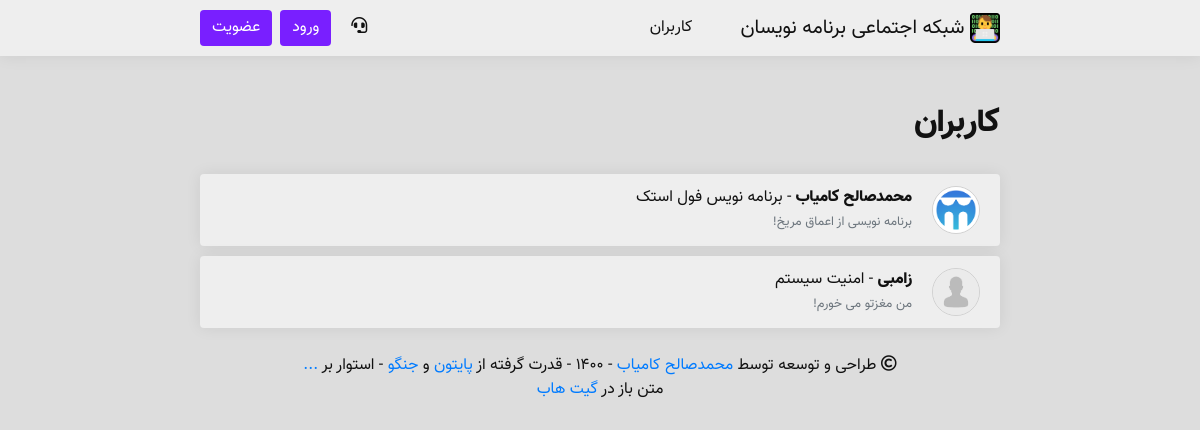
The app's page /user/all/?page=1/ with its own data.
### main/models.py (models this page shows, shortened)
class Person(models.Model):
    YEARS = []
    for year in range(1330, 1395):
        YEARS.append((str(year), str(year)),)
    YEARS = tuple(YEARS)
    username = models.CharField(max_length = 50, verbose_name = 'نام کاربری')
    avatar = models.ImageField(upload_to = 'avatars/', blank = True, verbose_name = 'آواتار')
    name = models.CharField(max_length = 50, verbose_name = 'نام')
    public_email = models.CharField(max_length = 100, null = True, blank = True, verbose_name = 'پست الکترونیک')
    mobile = models.CharField(max_length = 11, null = True, blank = True, verbose_name = 'شماره تماس')
    description = models.CharField(max_length = 200, null = True, blank = True, verbose_name = 'توضیحات')
    year_of_born = models.CharField(max_length = 4, choices = YEARS, null = True, blank = True, verbose_name = 'سال تولد')
    gender = models.CharField(max_length = 10, null = True, blank = True, verbose_name = 'جنسیت')
    join_time = jmodels.jDateTimeField(default = timezone.now, verbose_name = 'زمان عضویت')
    work = models.CharField(max_length = 50, null = True, blank = True, verbose_name = 'تخصص')
    skills = models.ManyToManyField('Skill', blank = True, verbose_name = 'مهارت‌ها')
    rezome = models.TextField(null = True, blank = True, default = '', verbose_name = 'رزومه')
    likes = models.ManyToManyField('Post', blank = True, verbose_name = 'لایک‌ها')
    viewed_posts = models.ManyToManyField('Post', related_name = 'views_post', blank = True, verbose_name = 'مطالب مشاهده شده')
    following = models.ManyToManyField('Person', blank = True, verbose_name = 'دنبال شوندگان')
    len_following = models.CharField(max_length = 10, default = 0, verbose_name = 'تعداد دنبال شوندگان')
    followers = models.ManyToManyField('Person', related_name = 'folllowers', blank = True, verbose_name = 'دنبال کنندگان')
    len_followers = models.CharField(max_length = 10, default = 0, verbose_name = 'تعداد دنبال کنندگان')
    github = models.URLField(null = True, blank = True, verbose_name = 'گیت‌هاب')
    gitlab = models.URLField(null = True, blank = True, verbose_name = 'گیت‌لب')
    stackowerflow = models.URLField(null = True, blank = True, verbose_name = 'استک اورفلو')
    linkedin = models.URLField(null = True, blank = True, verbose_name = 'لینکدین')
    dev = models.URLField(null = True, blank = True, verbose_name = 'جامعه دِو')
    website = models.URLField(null = True, blank = True, verbose_name = 'وبسایت')
    class Meta:
        verbose_name = 'فرد'
        verbose_name_plural = 'افراد'

### persons/views.py (the view)
# urls.py: path('all/?page=<int:page>/', views.all_persons, name = 'all_persons'),
def all_persons(request, page):
    if request.user.is_authenticated:
        try:
            user = Person.objects.get(username = request.user.username)
        except:
            user = Person(username = request.user.username, name = request.user.first_name)
            user.save()
    else:
        user = None
    persons = Person.objects.all() # Get all persons
    paginate = Paginator(persons, 3)
    context = {
        'persons': paginate.page(page),
        'current_url': str('/user/all/%3Fpage=1/').replace('/', '%2F'),
    }
    mskf.add_notification_availability_to_context(request, context)
    mskf.add_authenticated_user_to_context(request, context)
    return render(request, 'person/list.html', context)

### main/functions.py (called while the page is built)
    def add_notification_availability_to_context(request, context):
        if request.user.is_authenticated:
            person = Person.objects.get(username=request.user.username)
            notification = Notification.objects.filter(
                givver=person,
                done=False)
            new_notif = False
            if len(notification) > 0:
                new_notif = True
            context['new_notif'] = new_notif
            context['notif_len'] = len(notification)

    def add_authenticated_user_to_context(request, context):
        if request.user.is_authenticated:
            authenticated_user = Person.objects.get(username=request.user.username)
            context['authenticated_user'] = authenticated_user

### media/template/person/list.html (shortened to what this page needs)
{% extends 'main.html' %}
{% load static %}
{% block body %}
<h2>کاربران</h2><br/>
<ul class="infinite-container" style="list-style-type: none; padding-right: 0px;">
    {% for person in persons.object_list %}
        <li class="infinite-item">
            <div class="body  border-gray">
                <div style="display: table;">
                    <div style="display: inline-block;">
                        <a href="{% url 'person:profile_detail' person.username %}">
                            {% if person.avatar.url != None %}
                                <img class="avatar border-gray " src="{{ person.avatar.url }}" width="48px" height="48px" class=" border-gray" style="border-style: solid; border-width: 1px;">
                            {% else %}
                                <img class="avatar  border-gray" type="button" src="/cloud/avatars/default_avatar.png/" width="48px" height="48px" style="border-style: solid; border-width: 1px;">
                            {% endif %}
                        </a>
                    </div>
                    <div style="display: table-cell; vertical-align: middle; padding-right: 20px;">
                        <p style="margin-bottom: 0px;">
                            <a class="person-name" href="{% url 'person:profile_detail' person.username %}">
                                {{ person.name }}
                            </a>
                            {% if person.work != None %}
                                - {{ person.work }}
                            {% endif %}
                        </p>
                        {% if person.description != None %}
                            <small class="text-muted">{{ person.description }}</small>
                        {% endif %}
                    </div>
                </div>
            </div>
        </li>
    {% endfor %}
</ul>
{% endblock %}

### media/static/css/style.css (style rules this page uses)
:root { --primary: #791FFF; --primary-hover: #5115aa; --primary-shadow: #791FFF50; --dark: #111; --body-background: #ddd; --light: #eee; --light-hover: #fff; --border-color: rgba(0, 0, 0, 0.125); }
body { font-family: Vazir FD; text-align: right; background: var(--body-background); color: var(--dark) }
h1, h2, h3, h4, h5, h6 { font-family: Vazir Black FD; font-weight: 900; }
.body { border-radius: .25rem; padding: .75rem 1.25rem; background-color: var(--light); box-shadow: 0 0 1rem 0 rgba(0, 0, 0, .075); width: 100%; margin-bottom: 10px; }
.body img { max-width: 100%; border-radius: .25rem; margin-top: .75rem; margin-bottom: .75rem; }
a, p, img, h1, h2, h3, h4, h5, h6 { transition: .3s; color: var(--dark); text-decoration: none !important; }
a { color: #007bff; }
.person-name { font-family: Vazir Black FD; font-weight: 900; text-decoration: none; color: var(--dark); }
.avatar { max-width: unset !important; border-radius: 100% !important; margin-top: 0 !important; margin-bottom: 0 !important; }
.border-gray { border-color: var(--border-color); border-width: 0; }

### records on screen
Person: avatar (picture), name "محمدصالح کامیاب", work "برنامه نویس فول استک", description "برنامه نویسی از اعماق مریخ!"
Person: name "زامبی", work "امنیت سیستم", description "من مغزتو می خورم!"
